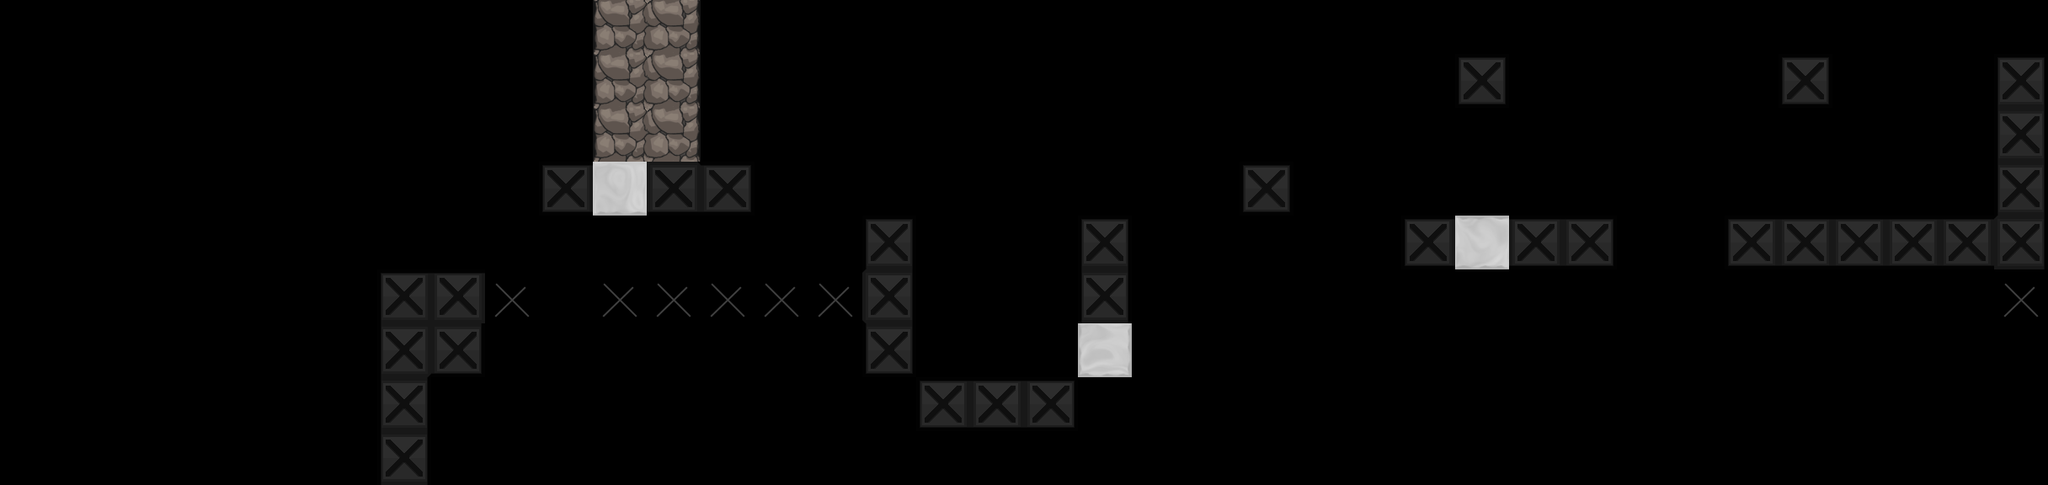

This is a level from a 2D game, rendered from its Tiled map with the project's own tilesets. A one-line summary and the complete map file follow:
An orthogonal 38x9 tile map with 64x64 px tiles, 1 tile layer (tile), 1 hidden layer not drawn, 7 tilesets and 6 objects (3x ShooterPurple, Portal, Powerchip, Exit).

<map version="1.0" orientation="orthogonal" width="38" height="9" tilewidth="64" tileheight="64">
 <properties>
  <property name="bg" value="space_no_bg" />
  <property name="bgParallaxX" value=".7" />
  <property name="bgParallaxY" value=".7" />
  <property name="music" value="title" />
 </properties>
 <tileset firstgid="1" source="tiles/black_tiles.tsx" />
 <tileset firstgid="50" source="tiles/white_tiles.tsx" />
 <tileset firstgid="99" source="tiles/mixed_tiles.tsx" />
 <tileset firstgid="211" source="tiles/glass_tiles.tsx" />
 <tileset firstgid="260" source="tiles/black_indestructable.tsx" />
 <tileset firstgid="310" source="tiles/sand_tiles.tsx" />
 <tileset firstgid="318" source="tiles/novis_editor.tsx" />
 <layer name="backTile" width="38" height="9" visible="0">
  <data encoding="csv">
0,0,0,0,0,0,0,0,0,0,0,0,0,0,0,0,0,0,0,0,0,0,0,0,0,0,0,0,0,0,0,0,0,0,0,0,0,0,
0,0,0,0,0,0,0,0,0,0,0,0,0,0,0,0,0,0,0,0,0,0,0,0,0,0,0,0,0,0,0,0,0,0,0,0,0,0,
0,0,0,0,0,0,0,0,0,0,0,0,0,0,0,0,0,0,0,0,0,0,0,0,0,0,0,0,0,0,0,0,0,0,0,0,0,0,
0,0,0,0,0,0,0,0,0,0,0,0,0,0,0,0,0,0,0,0,0,0,0,0,0,0,0,0,0,0,0,0,0,0,0,0,0,0,
0,0,0,0,0,0,0,0,0,0,0,0,0,0,0,0,0,0,0,0,0,0,0,0,0,0,0,0,0,0,0,0,0,0,0,0,0,0,
0,0,0,0,0,0,0,0,0,0,0,0,0,0,0,0,0,0,0,0,0,0,0,0,0,0,0,0,0,0,0,0,0,0,0,0,0,0,
0,0,0,0,0,0,0,0,0,0,0,0,0,0,0,0,0,0,0,0,0,0,0,0,0,0,0,0,0,0,0,0,0,0,0,0,0,0,
0,0,0,0,0,0,0,0,0,0,0,0,0,0,0,0,0,0,0,0,0,0,0,0,0,0,0,0,0,0,0,0,0,0,0,0,0,0,
0,0,0,0,0,0,0,0,0,0,0,0,0,0,0,0,0,0,0,0,0,0,0,0,0,0,0,0,0,0,0,0,0,0,0,0,0,0
</data>
 </layer>
 <objectgroup name="obj" width="38" height="9">
  <object type="Portal" x="2272" y="32" width="64" height="64">
   <properties>
    <property name="mapTo" value="thickRoplate" />
    <property name="right" value="false" />
   </properties>
   <ellipse />
  </object>
  <object type="ShooterPurple" x="1344" y="352">
   <properties>
    <property name="type" value="thick" />
   </properties>
   <polyline points="0,0 128,0" />
  </object>
  <object type="Powerchip" x="1184" y="416" />
  <object type="ShooterPurple" x="1024" y="416">
   <properties>
    <property name="type" value="thick" />
   </properties>
   <polyline points="0,0 -128,0" />
  </object>
  <object type="ShooterPurple" x="1792" y="96">
   <properties>
    <property name="type" value="thick" />
   </properties>
   <polyline points="0,0 128,0" />
  </object>
 </objectgroup>
 <layer name="tile" width="38" height="9">
  <data encoding="csv">
0,0,0,0,0,0,0,0,0,0,0,22,26,0,0,0,0,0,0,0,0,0,0,0,0,0,0,0,0,0,0,0,0,0,0,0,0,0,
0,0,0,0,0,0,0,0,0,0,0,23,25,0,0,0,0,0,0,0,0,0,0,0,0,0,0,271,0,0,0,0,0,271,0,0,0,273,
0,0,0,0,0,0,0,0,0,0,0,23,25,0,0,0,0,0,0,0,0,0,0,0,0,0,0,0,0,0,0,0,0,0,0,0,0,284,
0,0,0,0,0,0,0,0,0,0,278,87,303,274,0,0,0,0,0,0,0,0,0,271,0,0,0,0,0,0,0,0,0,0,0,0,0,284,
0,0,0,0,0,0,0,0,0,0,0,0,0,0,0,0,273,0,0,0,273,0,0,0,0,0,278,94,283,274,0,0,278,283,283,283,283,302,
0,0,0,0,0,0,0,265,266,318,0,318,318,318,318,318,292,0,0,0,284,0,0,0,0,0,0,0,0,0,0,0,0,0,0,0,0,318,
0,0,0,0,0,0,0,300,277,0,0,0,0,0,0,0,279,0,0,0,96,0,0,0,0,0,0,0,0,0,0,0,0,0,0,0,0,0,
0,0,0,0,0,0,0,284,0,0,0,0,0,0,0,0,0,278,283,274,0,0,0,0,0,0,0,0,0,0,0,0,0,0,0,0,0,0,
0,0,0,0,0,0,0,284,0,0,0,0,0,0,0,0,0,0,0,0,0,0,0,0,0,0,0,0,0,0,0,0,0,0,0,0,0,0
</data>
 </layer>
 <objectgroup name="front" width="38" height="9">
  <object type="Exit" x="0" y="512" width="448" height="64">
   <properties>
    <property name="mapTo" value="finalArena" />
   </properties>
  </object>
 </objectgroup>
</map>
